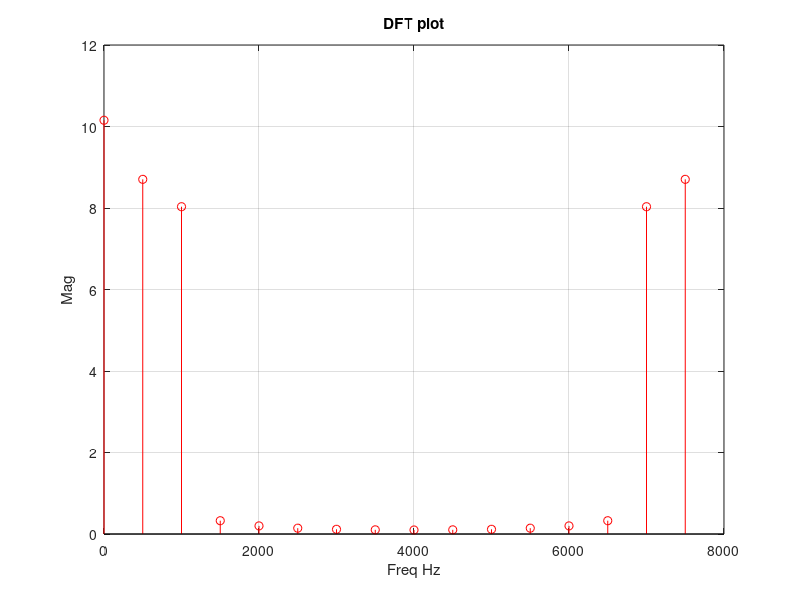
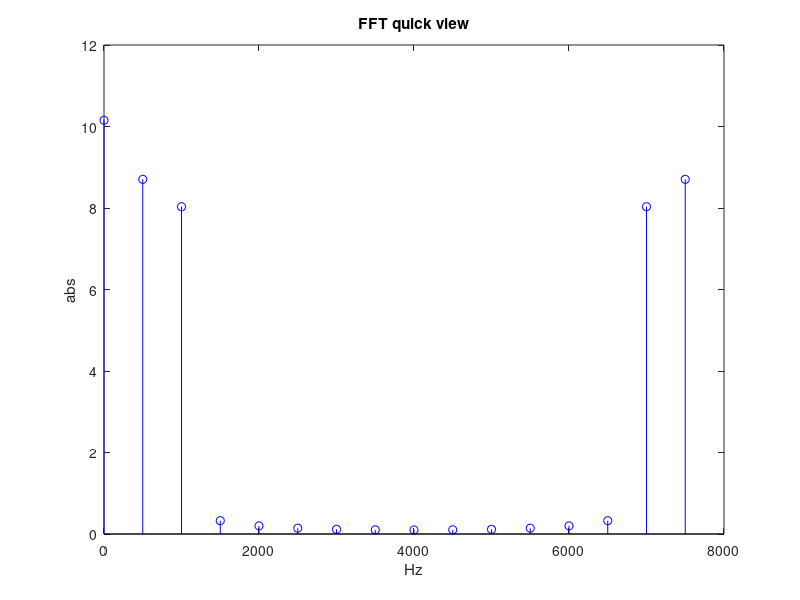

The MATLAB source for these figures, in order:
clc;
clear;
close all;

% basic setup
Fs = 8000;
N = 16;
t = (0:N-1)/Fs;

% freqs to use
f = [1000 500 250];
x = 0;
for i = 1:length(f)
    x = x + sin(2*pi*f(i)*t); % stack them
end

% do DFT manually
X1 = zeros(1,N);
for k = 1:N
    for n = 1:N
        X1(k) = X1(k) + x(n)*exp(-1j*2*pi*(k-1)*(n-1)/N);
    end
end

% just use fft for comparison
X2 = fft(x);

faxis = (0:N-1)*(Fs/N);

% plot DFT
figure
stem(faxis, abs(X1), 'r')
title('DFT plot')
xlabel('Freq Hz')
ylabel('Mag')
grid on

% plot FFT
figure
stem(faxis, abs(X2), 'b')
title('FFT quick view')
xlabel('Hz'); ylabel('abs');
